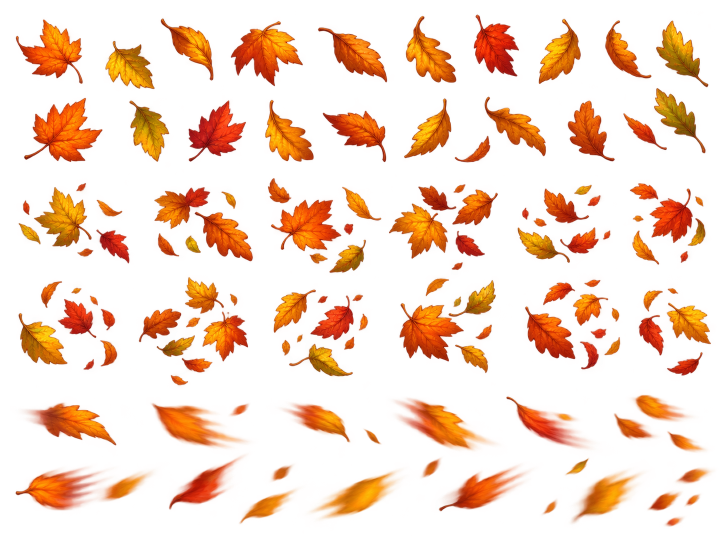
#> input picture assets/fx/source/leaves.png, 1448 x 1086 px (shown at 1/2 size)
$ python slice-leaves.py
#> lines starting #> are read from the running program, lines starting #| are printed output that depends on the picture; after the words box and inside, x2 and y2 are one past the last pixel; in counts of white or black regions, pixels touching at a corner belong together
#!/usr/bin/env python3
"""Cut the autumn leaf sheet into one atlas, assets/fx/leaves.webp.

    python3 tools/slice-leaves.py

assets/fx/source/leaves.png: rows of single leaves (the top two), clusters,
and leaves blurred by speed (the last two), on a clear ground edged in the
painter's red matte. Each leaf is found as a solid piece, the red dropped
from its edge, and set in a square cell (a streak in a wide one). Used by
weather.js for the leaves blowing across the screen in Amberwood.

  leaf    single leaves, tumbling as they drift
  streak  leaves blurred by the wind, for the gusts
"""
import json
import os

import cv2
import numpy as np
from PIL import Image

ROOT = os.path.join(os.path.dirname(__file__), '..')
SRC = os.path.join(ROOT, 'assets/fx/source/leaves.png')
OUT = os.path.join(ROOT, 'assets/fx/leaves.webp')
# name: (y bands, cell w, h, min area, keep at most)
PIECES = {
    'leaf': ([(30, 180), (178, 330)], 64, 64, 2500, 20),
    'streak': ([(780, 905), (915, 1045)], 128, 56, 3000, 10),
}


def clean(a):
    a = a.copy()
#> a is the input picture: shape (1086, 1448, 4); mean R, G, B, A 92, 29, 2.9, 51.7
    rgb = a[..., :3].astype(int)
    red = (rgb[..., 0] > 150) & (rgb[..., 1] < 80) & (rgb[..., 2] < 80)
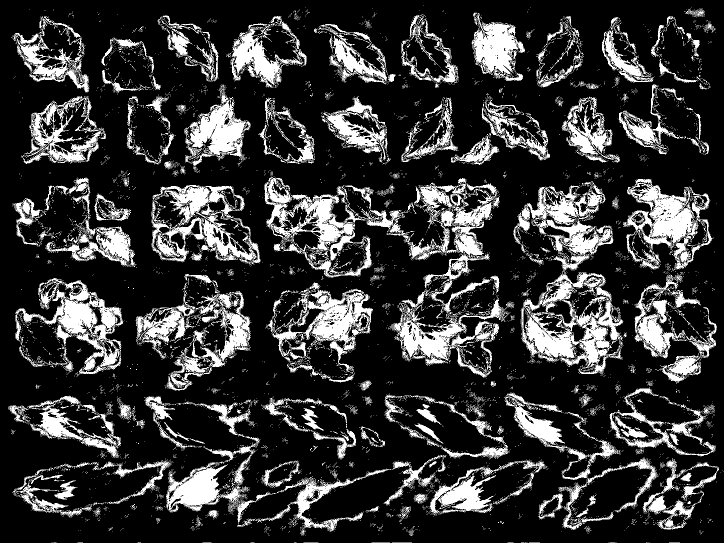
#> red: shape (1086, 1448) bool (shown at 1/2 size); 21% white; 9155 white regions (8771 under 20 px), largest, box (x1, y1, x2, y2) and area: (529, 354, 995, 637) 28674, (1027, 362, 1247, 748) 28426, (303, 370, 521, 529) 12850
    # (only in the soft edge: a red leaf is red all through, and solid)
    a[..., 3] = np.where((red & (a[..., 3] < 245)) | (a[..., 3] < 90), 0, a[..., 3])
    return a


def pieces(a, name):
#> called with name = 'leaf'
    bands, cw, ch, area, keep = PIECES[name]
    out = []
    for y0, y1 in bands:
        band = a[y0:y1]
        m = cv2.morphologyEx((band[..., 3] > 200).astype(np.uint8), cv2.MORPH_OPEN, np.ones((3, 3), np.uint8))
        n, lab, st, _ = cv2.connectedComponentsWithStats(m)
        for i in sorted(range(1, n), key=lambda i: st[i][0]):
            x, y, w, h, ar = st[i]
            if ar < area:
                continue
            crop = band[y:y + h, x:x + w].copy()
            crop[..., 3] = np.where(lab[y:y + h, x:x + w] == i, crop[..., 3], 0)
            k = min(cw / w, ch / h)
            pm = crop.astype(np.float32)
            pm[..., :3] *= pm[..., 3:4] / 255
            pm = cv2.resize(pm, (max(1, round(w * k)), max(1, round(h * k))), interpolation=cv2.INTER_AREA)
            c = np.zeros((ch, cw, 4), np.float32)
            oy, ox = (ch - pm.shape[0]) // 2, (cw - pm.shape[1]) // 2
            c[oy:oy + pm.shape[0], ox:ox + pm.shape[1]] = pm
            al = c[..., 3:4]
            c[..., :3] = np.where(al > 0, c[..., :3] * 255 / np.maximum(al, 1e-3), 0)
            out.append(c.clip(0, 255).astype(np.uint8))
#> this loop made 2 passes
#> n on passes 1 to 2: 17, 19
#> pass 1, in pieces, `n, lab, st, _ = cv2.connectedComponentsWithStats(m)`:
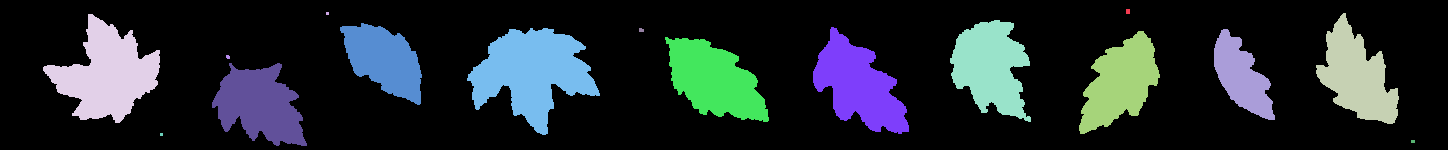
#> lab: shape (150, 1448) int32; 17 distinct labels, from 0 to 16; one colour per label, 0 black
#> after the loop:
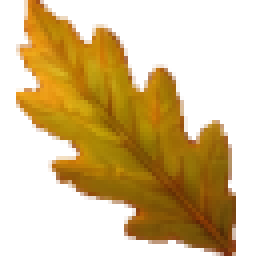
#> c: shape (64, 64, 4) float32 (shown 4 times larger); mean R, G, B, A 79.3, 51.9, 2.4, 113.2; transparent parts drawn white
#> after the loop: m: shape (152, 1448); values 0 (black) and 1 (white), 21.8% white; 18 white regions (6 under 20 px), largest, box (x1, y1, x2, y2) and area: (71, 21, 199, 144) 8657, (378, 28, 486, 130) 5652, (531, 46, 624, 143) 5160
#> after the loop, out = 19 items
    return out[:keep], (cw, ch)


def main():
    a = clean(np.array(Image.open(SRC).convert('RGBA')))
    strips = [(name, *pieces(a, name)) for name in PIECES]
#> call 2 of pieces, with name = 'streak'
#> in pieces (call 2), `bands, cw, ch, area, keep = PIECES[name]`: bands = [(780, 905), (915, 1045)]; cw = 128; ch = 56; area = 3000; keep = 10
#> the loop in pieces (call 2), `for y0, y1 in bands:` made 2 passes
#> (y0, y1, n) on passes 1 to 2: (780, 905, 18), (915, 1045, 18)
#> pass 1, in pieces (call 2), `n, lab, st, _ = cv2.connectedComponentsWithStats(m)`:
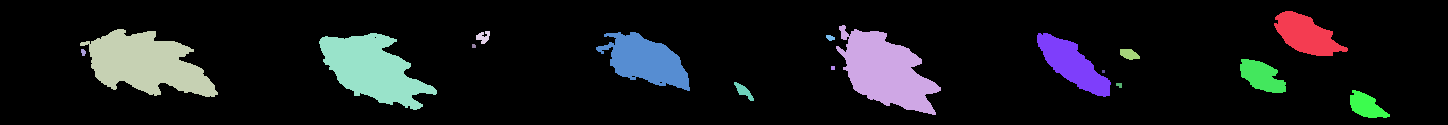
#> lab: shape (125, 1448) int32; 18 distinct labels, from 0 to 17; one colour per label, 0 black
#> after the loop in pieces (call 2), `for y0, y1 in bands:`:
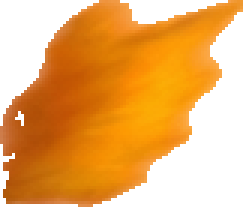
#> crop: shape (69, 81, 4) (shown 3 times larger); mean R, G, B, A 215.4, 114.3, 11.3, 156.1; transparent parts drawn white
#> after the loop in pieces (call 2), `for y0, y1 in bands:`:
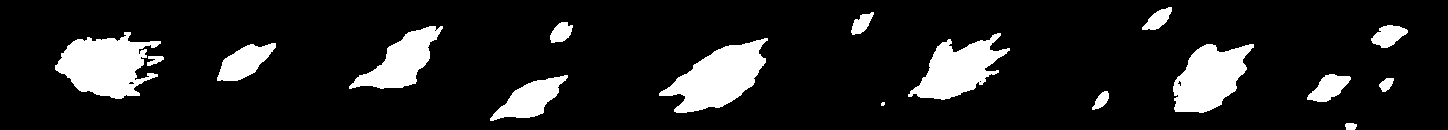
#> m: shape (130, 1448); values 0 (black) and 1 (white), 12.6% white; 17 white regions (1 under 20 px), largest, box (x1, y1, x2, y2) and area: (55, 32, 161, 99) 4328, (659, 38, 768, 113) 4211, (1173, 44, 1254, 113) 3571
#> after the loop in pieces (call 2), `for y0, y1 in bands:`: out = 8 items
#> strips = 2 items
    W = max(len(fs) * c[0] for _, fs, c in strips)
#> W = 1216
    H = sum(c[1] for _, _, c in strips)
#> H = 120
    atlas = np.zeros((H, W, 4), np.uint8)
    y, table = 0, {}
    for name, fs, (cw, ch) in strips:
        for i, f in enumerate(fs):
            atlas[y:y + ch, i * cw:(i + 1) * cw] = f
        table[name] = {'at': [0, y], 'cell': [cw, ch], 'frames': len(fs)}
        y += ch
#> this loop made 2 passes
#> (name, cw, ch, y) on passes 1 to 2: ('leaf', 64, 64, 64), ('streak', 128, 56, 120)
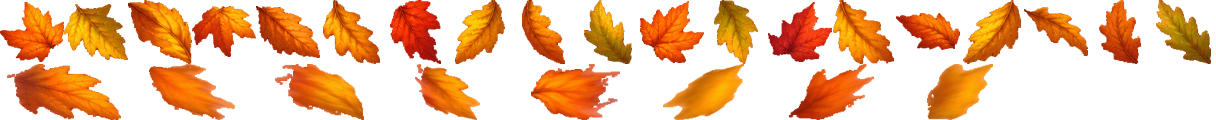
#> atlas: shape (120, 1216, 4); mean of channels 0, 1, 2, 3 89.2, 40.2, 2.4, 97.2; transparent parts drawn white
#> after the loop, table = 2 items; y = 120
    Image.fromarray(atlas).save(OUT, 'WEBP', quality=90, method=6)
    print(json.dumps(table))
#| {"leaf": {"at": [0, 0], "cell": [64, 64], "frames": 19}, "streak": {"at": [0, 64], "cell": [128, 56], "frames": 8}}


if __name__ == '__main__':
    main()

$ run again, with assets/fx/source/frost-a.png copied over assets/fx/source/leaves.png
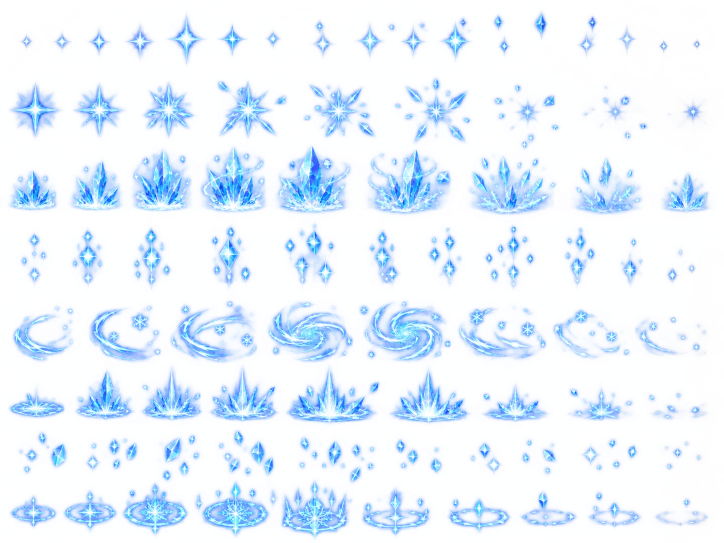
#> input picture assets/fx/source/frost-a.png, 1448 x 1086 px (shown at 1/2 size)
#> in clean, a is the input picture: shape (1086, 1448, 4); mean R, G, B, A 70.7, 172.7, 223.1, 43.9
#> red: shape (1086, 1448) bool; every value is 0
#> the loop in pieces, `for y0, y1 in bands:` made 2 passes
#> n on passes 1 to 2: 30, 54
#> after the loop in pieces, `for y0, y1 in bands:`:
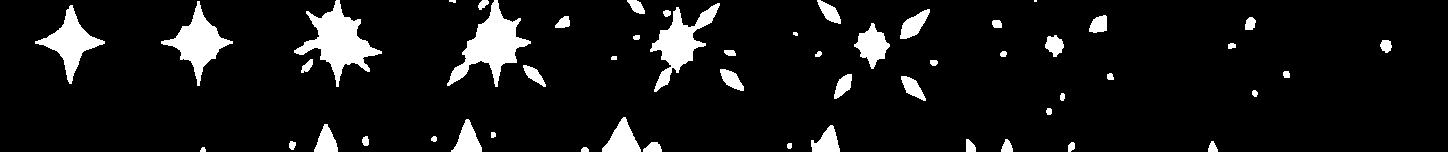
#> m: shape (152, 1448); values 0 (black) and 1 (white), 8.5% white; 53 white regions (3 under 20 px), largest, box (x1, y1, x2, y2) and area: (294, 0, 382, 87) 2808, (447, 0, 531, 87) 2693, (650, 3, 720, 92) 2074
#> after the loop in pieces, `for y0, y1 in bands:`: out = 2 items
#> the loop in pieces (call 2), `for y0, y1 in bands:` made 2 passes
#> (y0, y1, n) on passes 1 to 2: (780, 905, 45), (915, 1045, 74)
#> W = 768
#> H = 120
#> the loop in main, `for name, fs, (cw, ch) in strips:` made 2 passes
#> (name, cw, ch, y) on passes 1 to 2: ('leaf', 64, 64, 64), ('streak', 128, 56, 120)
#> after the loop in main, `for name, fs, (cw, ch) in strips:`:
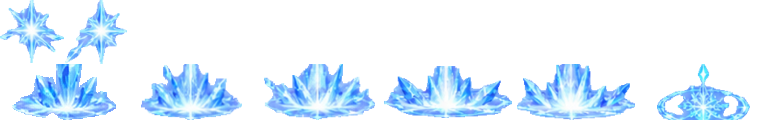
#> atlas: shape (120, 768, 4); mean of channels 0, 1, 2, 3 37.5, 54.2, 69.4, 62.7; transparent parts drawn white
#> after the loop in main, `for name, fs, (cw, ch) in strips:`: table = 2 items; y = 120
#| {"leaf": {"at": [0, 0], "cell": [64, 64], "frames": 2}, "streak": {"at": [0, 64], "cell": [128, 56], "frames": 6}}

$ run again, with assets/fx/source/frost-b.png copied over assets/fx/source/leaves.png
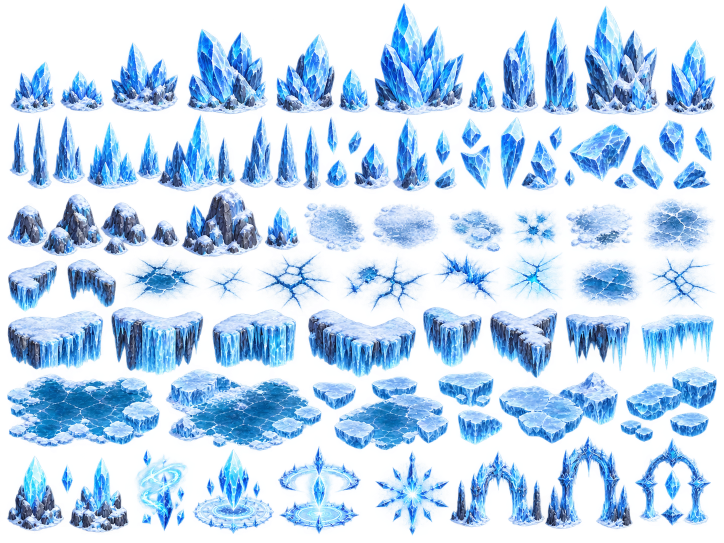
#> input picture assets/fx/source/frost-b.png, 1448 x 1086 px (shown at 1/2 size)
#> in clean, a is the input picture: shape (1086, 1448, 4); mean R, G, B, A 87.6, 136.4, 172, 108.7
#> red: shape (1086, 1448) bool; 0% white in thin lines or dots
#> the loop in pieces, `for y0, y1 in bands:` made 2 passes
#> n on passes 1 to 2: 15, 39
#> after the loop in pieces, `for y0, y1 in bands:`: out = 26 items
#> the loop in pieces (call 2), `for y0, y1 in bands:` made 2 passes
#> (y0, y1, n) on passes 1 to 2: (780, 905, 17), (915, 1045, 25)
#> strips = 2 items
#> W = 1280
#> H = 120
#> the loop in main, `for name, fs, (cw, ch) in strips:` made 2 passes
#> (name, cw, ch, y) on passes 1 to 2: ('leaf', 64, 64, 64), ('streak', 128, 56, 120)
#> after the loop in main, `for name, fs, (cw, ch) in strips:`:
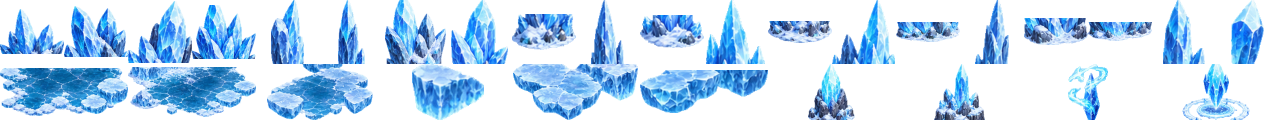
#> atlas: shape (120, 1280, 4); mean of channels 0, 1, 2, 3 44.9, 72.5, 97.6, 102.7; transparent parts drawn white
#> after the loop in main, `for name, fs, (cw, ch) in strips:`: table = 2 items; y = 120
#| {"leaf": {"at": [0, 0], "cell": [64, 64], "frames": 20}, "streak": {"at": [0, 64], "cell": [128, 56], "frames": 10}}
